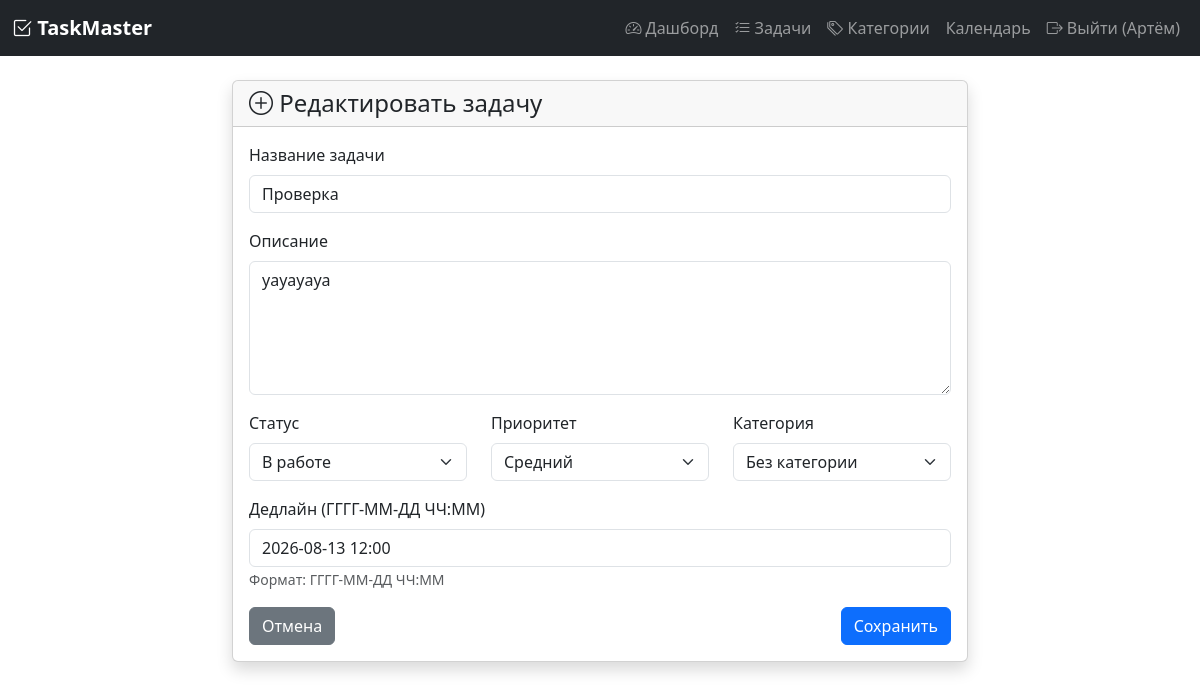
The page /task/1/edit (signed in) on the database as committed earlier.
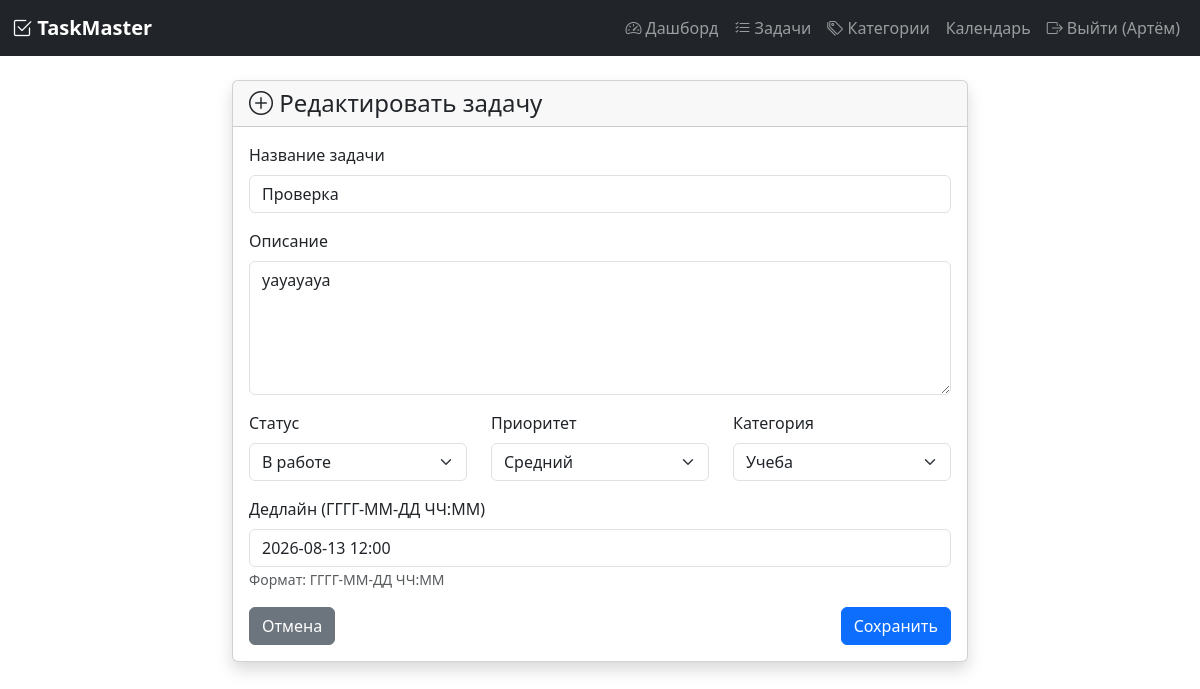
The same page on the database as committed later.
### models.py (models this page shows, shortened)
class Task(db.Model):
    __tablename__ = 'task'
    id = db.Column(db.Integer, primary_key=True)
    title = db.Column(db.String(200), nullable=False)
    description = db.Column(db.Text, default='')
    status = db.Column(db.String(20), default='pending')  # pending, in_progress, completed
    priority = db.Column(db.String(20), default='medium')  # low, medium, high
    deadline = db.Column(db.DateTime, nullable=True)
    created_at = db.Column(db.DateTime, default=datetime.utcnow)
    updated_at = db.Column(db.DateTime, default=datetime.utcnow, onupdate=datetime.utcnow)
    user_id = db.Column(db.Integer, db.ForeignKey('user.id'), nullable=False)
    category_id = db.Column(db.Integer, db.ForeignKey('category.id'), nullable=True)
    subtasks = db.relationship('Subtask', backref='parent_task', lazy=True, cascade='all, delete-orphan')
    tags = db.relationship('Tag', secondary=task_tags, backref='tasks', lazy='dynamic')
    attachments = db.relationship('Attachment', backref='task', lazy=True, cascade='all, delete-orphan')
    recurring_rule = db.relationship('RecurringRule', backref='task', uselist=False, cascade='all, delete-orphan')

### app.py (the view, shortened to what this page needs)
@app.route('/task/<int:task_id>/edit', methods=['GET', 'POST'])
@login_required
def task_edit(task_id):
    task = Task.query.get_or_404(task_id)
    if task.user_id != current_user.id:
        flash('У вас нет доступа к этой задаче', 'danger')
        return redirect(url_for('tasks'))
    form = TaskForm(obj=task)
    categories = Category.query.filter_by(user_id=current_user.id).all()
    form.category_id.choices = [(0, 'Без категории')] + [(c.id, c.name) for c in categories]
    form.category_id.data = task.category_id if task.category_id else 0
    return render_template('task_form.html', form=form, title='Редактировать задачу', task=task)

### forms.py
class TaskForm(FlaskForm):
    title = StringField('Название задачи', validators=[DataRequired(), Length(max=200)])
    description = TextAreaField('Описание')
    status = SelectField('Статус', choices=[
        ('pending', 'Ожидает'),
        ('in_progress', 'В работе'),
        ('completed', 'Выполнена')
    ])
    priority = SelectField('Приоритет', choices=[
        ('low', 'Низкий'),
        ('medium', 'Средний'),
        ('high', 'Высокий')
    ])
    deadline = DateTimeField('Дедлайн (ГГГГ-ММ-ДД ЧЧ:ММ)', format='%Y-%m-%d %H:%M')
    submit = SubmitField('Сохранить')

### app.py (called while the page is built)
@login_manager.user_loader
def load_user(user_id):
    return User.query.get(int(user_id))

### templates/task_form.html (shortened to what this page needs)
{% extends "base.html" %}
{% block content %}
<div class="row justify-content-center">
    <div class="col-md-8">
        <div class="card shadow">
            <div class="card-header">
                <h4 class="mb-0"><i class="bi bi-plus-circle"></i> {{ title }}</h4>
            </div>
            <div class="card-body">
                <form method="POST">
                    <div class="mb-3">
                        {{ form.title.label(class="form-label") }}
                        {{ form.title(class="form-control" + (" is-invalid" if form.title.errors else "")) }}
                    </div>
                    <div class="mb-3">
                        {{ form.description.label(class="form-label") }}
                        {{ form.description(class="form-control", rows=5) }}
                    </div>
                    <div class="row">
                        <div class="col-md-4 mb-3">
                            {{ form.status.label(class="form-label") }}
                            {{ form.status(class="form-select") }}
                        </div>
                        <div class="col-md-4 mb-3">
                            {{ form.priority.label(class="form-label") }}
                            {{ form.priority(class="form-select") }}
                        </div>
                        <div class="col-md-4 mb-3">
                            {{ form.category_id.label(class="form-label") }}
                            {{ form.category_id(class="form-select") }}
                        </div>
                    </div>
                    <div class="mb-3">
                        {{ form.deadline.label(class="form-label") }}
                        {{ form.deadline(class="form-control" + (" is-invalid" if form.deadline.errors else ""), placeholder="2024-12-31 23:59") }}
                        <small class="text-muted">Формат: ГГГГ-ММ-ДД ЧЧ:ММ</small>
                    </div>
                    <div class="d-flex justify-content-between">
                        <a href="{{ url_for('tasks') }}" class="btn btn-secondary">Отмена</a>
                        {{ form.submit(class="btn btn-primary") }}
                    </div>
                </form>
            </div>
        </div>
    </div>
</div>
{% endblock %}

Rows that differ between the two databases and show on the page:
changed Task "Проверка": category_id "Без категории" → "Учеба"
